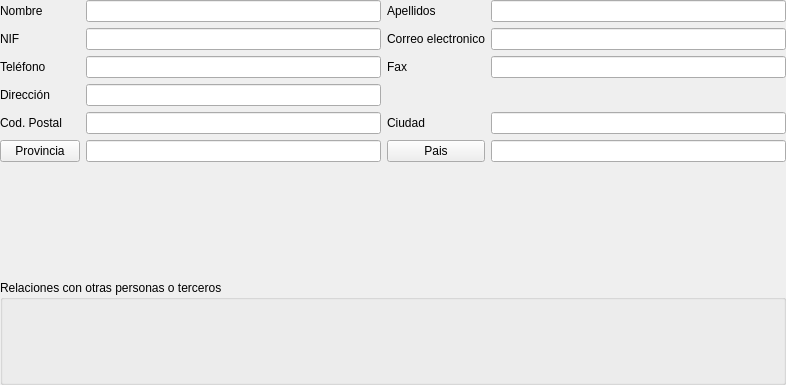
<?xml version="1.0" encoding="UTF-8"?>
<ui version="4.0">
 <class>frmBancos</class>
 <widget class="QWidget" name="frmBancos">
  <property name="geometry">
   <rect>
    <x>0</x>
    <y>0</y>
    <width>786</width>
    <height>385</height>
   </rect>
  </property>
  <property name="windowTitle">
   <string>Personas</string>
  </property>
  <property name="windowIcon">
   <iconset>
    <normaloff>:/aplicacion/images/alephLogoIcon.ico</normaloff>:/aplicacion/images/alephLogoIcon.ico</iconset>
  </property>
  <layout class="QGridLayout" name="gridLayout">
   <property name="leftMargin">
    <number>0</number>
   </property>
   <property name="topMargin">
    <number>0</number>
   </property>
   <property name="rightMargin">
    <number>0</number>
   </property>
   <property name="bottomMargin">
    <number>0</number>
   </property>
   <item row="0" column="0">
    <widget class="QLabel" name="lblNombre_4">
     <property name="text">
      <string>Nombre</string>
     </property>
     <property name="buddy">
      <cstring>db_nombre</cstring>
     </property>
    </widget>
   </item>
   <item row="0" column="1">
    <widget class="DBLineEdit" name="db_nombre">
     <property name="whatsThis">
      <string>Descripción</string>
     </property>
     <property name="fieldName">
      <string>nombre</string>
     </property>
     <property name="dataEditable">
      <bool>true</bool>
     </property>
    </widget>
   </item>
   <item row="0" column="2">
    <widget class="QLabel" name="lblNombre_6">
     <property name="text">
      <string>Apellidos</string>
     </property>
     <property name="buddy">
      <cstring>db_apellidos</cstring>
     </property>
    </widget>
   </item>
   <item row="0" column="3">
    <widget class="DBLineEdit" name="db_apellidos">
     <property name="whatsThis">
      <string>Descripción</string>
     </property>
     <property name="fieldName">
      <string>apellidos</string>
     </property>
     <property name="dataEditable">
      <bool>true</bool>
     </property>
    </widget>
   </item>
   <item row="1" column="0">
    <widget class="QLabel" name="lblNombre_2">
     <property name="text">
      <string>NIF</string>
     </property>
     <property name="buddy">
      <cstring>db_nif</cstring>
     </property>
    </widget>
   </item>
   <item row="1" column="1">
    <widget class="DBLineEdit" name="db_nif">
     <property name="whatsThis">
      <string>Descripción</string>
     </property>
     <property name="fieldName">
      <string>nif</string>
     </property>
     <property name="dataEditable">
      <bool>true</bool>
     </property>
    </widget>
   </item>
   <item row="1" column="2">
    <widget class="QLabel" name="lblNombre_10">
     <property name="text">
      <string>Correo electronico</string>
     </property>
     <property name="buddy">
      <cstring>db_email</cstring>
     </property>
    </widget>
   </item>
   <item row="1" column="3">
    <widget class="DBLineEdit" name="db_email">
     <property name="whatsThis">
      <string>Descripción</string>
     </property>
     <property name="fieldName">
      <string>email</string>
     </property>
     <property name="dataEditable">
      <bool>true</bool>
     </property>
    </widget>
   </item>
   <item row="2" column="0">
    <widget class="QLabel" name="lblNombre_3">
     <property name="text">
      <string>Teléfono</string>
     </property>
     <property name="buddy">
      <cstring>db_telefono</cstring>
     </property>
    </widget>
   </item>
   <item row="2" column="1">
    <widget class="DBLineEdit" name="db_telefono">
     <property name="whatsThis">
      <string>Descripción</string>
     </property>
     <property name="inputMask">
      <string>999 999 999</string>
     </property>
     <property name="fieldName">
      <string>telefono</string>
     </property>
     <property name="dataEditable">
      <bool>true</bool>
     </property>
    </widget>
   </item>
   <item row="2" column="2">
    <widget class="QLabel" name="lblNombre_5">
     <property name="text">
      <string>Fax</string>
     </property>
     <property name="buddy">
      <cstring>db_fax</cstring>
     </property>
    </widget>
   </item>
   <item row="2" column="3">
    <widget class="DBLineEdit" name="db_fax">
     <property name="whatsThis">
      <string>Descripción</string>
     </property>
     <property name="inputMask">
      <string>999 999 999</string>
     </property>
     <property name="fieldName">
      <string>fax</string>
     </property>
     <property name="dataEditable">
      <bool>true</bool>
     </property>
    </widget>
   </item>
   <item row="3" column="0">
    <widget class="QLabel" name="lblNombre_7">
     <property name="text">
      <string>Dirección</string>
     </property>
     <property name="buddy">
      <cstring>db_direccion</cstring>
     </property>
    </widget>
   </item>
   <item row="3" column="1">
    <widget class="DBLineEdit" name="db_direccion">
     <property name="whatsThis">
      <string>Descripción</string>
     </property>
     <property name="fieldName">
      <string>direccion</string>
     </property>
     <property name="dataEditable">
      <bool>true</bool>
     </property>
    </widget>
   </item>
   <item row="4" column="0">
    <widget class="QLabel" name="lblNombre_8">
     <property name="text">
      <string>Cod. Postal</string>
     </property>
     <property name="buddy">
      <cstring>db_codpostal</cstring>
     </property>
    </widget>
   </item>
   <item row="4" column="1">
    <widget class="DBLineEdit" name="db_codpostal">
     <property name="whatsThis">
      <string>Descripción</string>
     </property>
     <property name="fieldName">
      <string>codpostal</string>
     </property>
     <property name="dataEditable">
      <bool>true</bool>
     </property>
    </widget>
   </item>
   <item row="4" column="2">
    <widget class="QLabel" name="lblNombre_9">
     <property name="text">
      <string>Ciudad</string>
     </property>
     <property name="buddy">
      <cstring>db_ciudad</cstring>
     </property>
    </widget>
   </item>
   <item row="4" column="3">
    <widget class="DBLineEdit" name="db_ciudad">
     <property name="whatsThis">
      <string>Descripción</string>
     </property>
     <property name="fieldName">
      <string>ciudad</string>
     </property>
     <property name="dataEditable">
      <bool>true</bool>
     </property>
    </widget>
   </item>
   <item row="5" column="0">
    <widget class="DBChooseRecordButton" name="dbChooseRecordButton">
     <property name="text">
      <string>Provincia</string>
     </property>
     <property name="fieldName">
      <string>idprovincia</string>
     </property>
     <property name="dataEditable">
      <bool>true</bool>
     </property>
    </widget>
   </item>
   <item row="5" column="1">
    <widget class="DBLineEdit" name="db_codpostal_2">
     <property name="whatsThis">
      <string>Descripción</string>
     </property>
     <property name="fieldName">
      <string>provincias.provincia</string>
     </property>
     <property name="dataEditable">
      <bool>false</bool>
     </property>
    </widget>
   </item>
   <item row="5" column="2">
    <widget class="DBChooseRecordButton" name="dbChooseRecordButton_2">
     <property name="text">
      <string>Pais</string>
     </property>
     <property name="fieldName">
      <string>codpais</string>
     </property>
     <property name="dataEditable">
      <bool>true</bool>
     </property>
    </widget>
   </item>
   <item row="5" column="3">
    <widget class="DBLineEdit" name="db_codpostal_3">
     <property name="whatsThis">
      <string>Descripción</string>
     </property>
     <property name="fieldName">
      <string>paises.nombre</string>
     </property>
     <property name="dataEditable">
      <bool>false</bool>
     </property>
    </widget>
   </item>
   <item row="6" column="0" colspan="4">
    <widget class="DBFileUpload" name="dbFileUpload">
     <property name="fieldName">
      <string>firma_digitalizada</string>
     </property>
     <property name="dataEditable">
      <bool>true</bool>
     </property>
    </widget>
   </item>
   <item row="7" column="0" colspan="4">
    <widget class="QGroupBox" name="groupBox">
     <property name="title">
      <string>Relaciones con otras personas o terceros</string>
     </property>
     <layout class="QVBoxLayout" name="verticalLayout">
      <item>
       <widget class="DBRelatedElementsView" name="dbRelatedElementsView">
        <property name="allowedMetadatas">
         <string>personas;terceros</string>
        </property>
        <property name="categories">
         <string>Relaciones</string>
        </property>
        <property name="visibleButtons">
         <set>DBRelatedElementsView::InsertExisting|DBRelatedElementsView::RemoveExisting|DBRelatedElementsView::View</set>
        </property>
        <property name="cardinality">
         <set>AlephERP::PointToAll</set>
        </property>
        <property name="linkColumns">
         <string>categorias;tabla;registros</string>
        </property>
       </widget>
      </item>
     </layout>
    </widget>
   </item>
  </layout>
 </widget>
 <customwidgets>
  <customwidget>
   <class>DBChooseRecordButton</class>
   <extends>QPushButton</extends>
   <header>widgets/dbchooserecordbutton.h</header>
  </customwidget>
  <customwidget>
   <class>DBFileUpload</class>
   <extends>QWidget</extends>
   <header>widgets/dbfileupload.h</header>
  </customwidget>
  <customwidget>
   <class>DBLineEdit</class>
   <extends>QLineEdit</extends>
   <header>widgets/dblineedit.h</header>
  </customwidget>
  <customwidget>
   <class>DBRelatedElementsView</class>
   <extends>QWidget</extends>
   <header>widgets/dbrelatedelementsview.h</header>
  </customwidget>
 </customwidgets>
 <tabstops>
  <tabstop>db_nombre</tabstop>
  <tabstop>db_apellidos</tabstop>
  <tabstop>db_nif</tabstop>
  <tabstop>db_email</tabstop>
  <tabstop>db_telefono</tabstop>
  <tabstop>db_fax</tabstop>
  <tabstop>db_direccion</tabstop>
  <tabstop>db_codpostal</tabstop>
  <tabstop>db_ciudad</tabstop>
  <tabstop>dbChooseRecordButton</tabstop>
  <tabstop>db_codpostal_2</tabstop>
  <tabstop>dbChooseRecordButton_2</tabstop>
  <tabstop>db_codpostal_3</tabstop>
 </tabstops>
 <resources>
  <include location="../../resources/resources.qrc"/>
 </resources>
 <connections/>
</ui>
